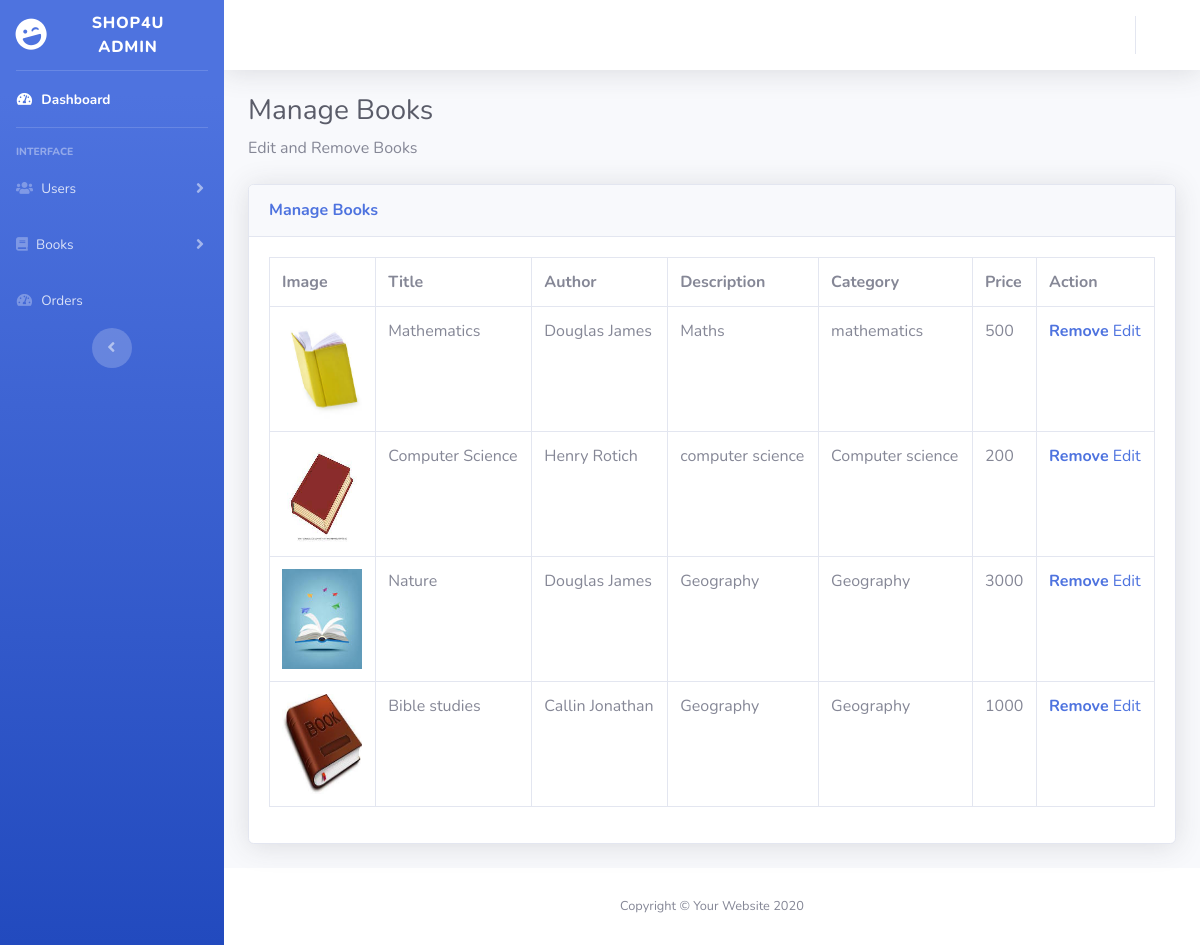
Screenshot of /admin/books-list.php with the database file from the repository.
### tables this page shows
CREATE TABLE IF NOT EXISTS `books` (
  `bookId` int(11) NOT NULL,
  `title` varchar(200) NOT NULL,
  `author` varchar(200) NOT NULL,
  `description` varchar(200) NOT NULL,
  `category` varchar(200) NOT NULL,
  `price` double NOT NULL,
  `image` text NOT NULL,
  `bookstoreName` varchar(200) NOT NULL
);

CREATE TABLE IF NOT EXISTS `categories` (
  `categoryId` int(11) NOT NULL,
  `name` varchar(200) NOT NULL,
  `description` varchar(200) NOT NULL
);

### admin/books-list.php (the view, shortened to what this page needs)
<!DOCTYPE html>
<html lang="en">
<head>
    <link href="vendor/fontawesome-free/css/all.min.css" rel="stylesheet" type="text/css">
    <link href="css/sb-admin-2.min.css" rel="stylesheet">
</head>
<body id="page-top">
    <div id="wrapper">
        <ul class="navbar-nav bg-gradient-primary sidebar sidebar-dark accordion" id="accordionSidebar">
            <a class="sidebar-brand d-flex align-items-center justify-content-center" href="index.html">
                <div class="sidebar-brand-icon rotate-n-15">
                    <i class="fas fa-laugh-wink"></i>
                </div>
                <div class="sidebar-brand-text mx-3">Shop4U Admin<sup></sup></div>
            </a>
            <hr class="sidebar-divider my-0">
            <li class="nav-item active">
                <a class="nav-link" href="index.php">
                    <i class="fas fa-fw fa-tachometer-alt"></i>
                    <span>Dashboard</span></a>
            </li>
            <hr class="sidebar-divider">
            <div class="sidebar-heading">
                Interface
            </div>
            <li class="nav-item">
                <a class="nav-link collapsed" href="#" data-toggle="collapse" data-target="#collapseTwo"
                    aria-expanded="true" aria-controls="collapseTwo">
                   <i class="fas fa-solid fa-users"></i>
                    <span>Users</span>
                </a>
            </li>
            <li class="nav-item">
                <a class="nav-link collapsed" href="#" data-toggle="collapse" data-target="#collapseUtilities"
                    aria-expanded="true" aria-controls="collapseUtilities">
                    <i class="fas fa-solid fa-book"></i>
                    <span>Books</span>
                </a>
            </li>
            <li class="nav-item">
                <a class="nav-link" href="order-list.php">
                    <i class="fas fa-fw fa-tachometer-alt"></i>
                    <span>Orders</span></a>
            </li>
            <div class="text-center d-none d-md-inline">
                <button class="rounded-circle border-0" id="sidebarToggle"></button>
            </div>
        </ul>
        <div id="content-wrapper" class="d-flex flex-column">
            <div id="content">
                <nav class="navbar navbar-expand navbar-light bg-white topbar mb-4 static-top shadow">
                    <ul class="navbar-nav ml-auto">
                        <li class="nav-item dropdown no-arrow">
                            <a class="nav-link dropdown-toggle" href="#" id="userDropdown" role="button"
                                data-toggle="dropdown" aria-haspopup="true" aria-expanded="false">
                            </a>
                        </li>
                    </ul>
                </nav>
                <div class="container-fluid">
                    <h1 class="h3 mb-2 text-gray-800">Manage Books</h1>
                    <p class="mb-4"> Edit and Remove Books <a target="_blank"
                    <div class="card shadow mb-4">
                        <div class="card-header py-3">
                            <h6 class="m-0 font-weight-bold text-primary">Manage Books</h6>
                        </div>
                        <div class="card-body">
                            <div class="table-responsive">
                                <?php
                                    $result = mysql_query("SELECT* from books inner JOIN categories on books.category=categories.categoryId")
                                    or die(mysql_error());
                                echo "<table class='table table-bordered' id='dataTable' width='100%' cellspacing='0'>";
                                    echo "<tr>
                                            <th>Image</th>
                                            <th>Title</th>
                                            <th>Author</th>
                                            <th>Description</th>
                                            <th>Category</th>
                                            <th>Price</th>
                                            <th>Action</th>
                                        </tr>";
                                        while($row = mysql_fetch_array( $result ))
                                            {
                                        echo "<tr>";
                                        echo '<td><img src="../images/books/'.$row['image'].'" width="80" height="100"></td>';
                                        echo "<td>". $row['title'] . "</td>";
                                        echo "<td>". $row['author'] . "</td>";
                                        echo "<td>". $row['description'] . "</td>";
                                        echo "<td>". $row['name'] . "</td>";
                                        echo "<td>". $row['price'] . "</td>";
                                        echo '<td><b><font color="red"><a href="delete-book.php?bookId=' . $row['bookId'] . '">Remove</a></font></b> <a href="edit-book.php?bookId=' . $row['bookId'] . '">Edit</a></td>';
                                    }
                                echo "</table>";
                                ?>
                            </div>
                        </div>
                    </div>
                </div>
            </div>
            <footer class="sticky-footer bg-white">
                <div class="container my-auto">
                    <div class="copyright text-center my-auto">
                        <span>Copyright &copy; Your Website 2020</span>
                    </div>
                </div>
            </footer>
        </div>
    </div>
</body>
</html>

### rows the page displays
books: image (picture), title "Mathematics", author "Douglas James", categories.description "Maths", categories.name "mathematics", price "500"
books: image (picture), title "Computer Science", author "Henry Rotich", categories.description "computer science", categories.name "Computer science", price "200"
books: image (picture), title "Nature", author "Douglas James", categories.description "Geography", categories.name "Geography", price "3000"
books: image (picture), title "Bible studies", author "Callin Jonathan", categories.description "Geography", categories.name "Geography", price "1000"
